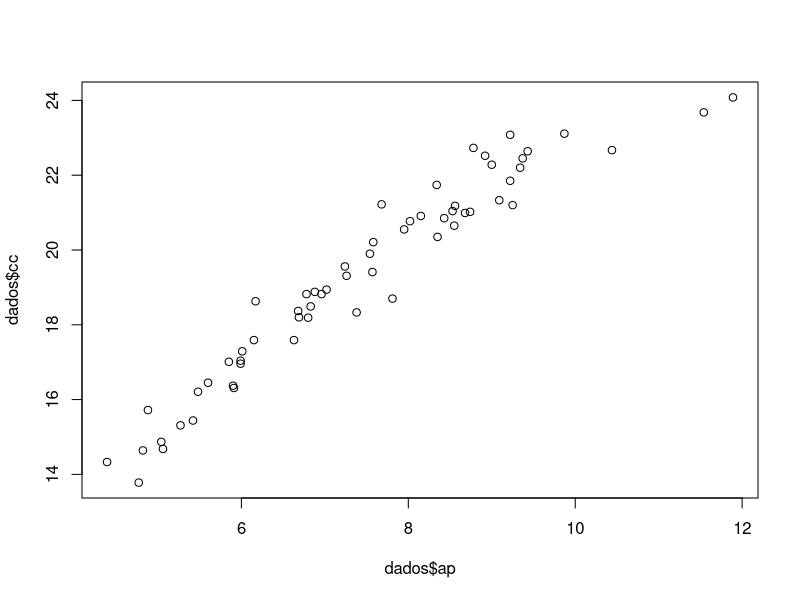
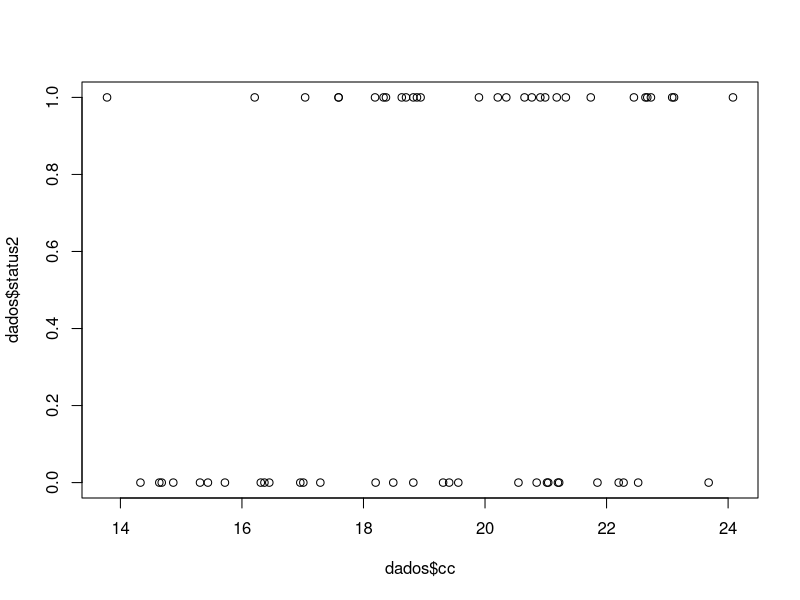
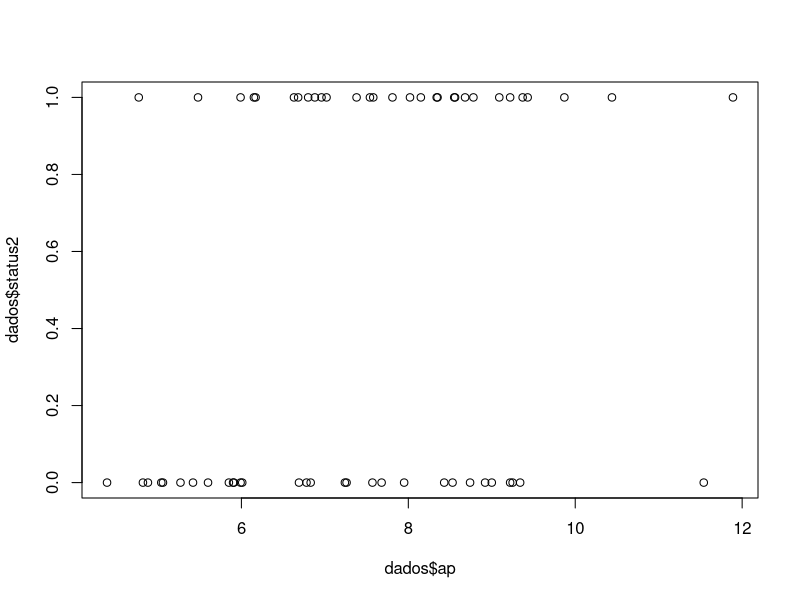

These charts were generated, in order, by the following R code: (Note: this script raises an error after producing the figures.)
## ---- chunk 1
knitr::opts_chunk$set(echo = TRUE)
knitr::knit_hooks$set(inline = function(x) {
prettyNum(x, big.mark=",")
})
## ---- chunk 2
setwd(dirname(rstudioapi::getActiveDocumentContext()$path))
## ---- chunk 3
rm(list= ls())

cat("\014")  
## ---- chunk 4
library(ggplot2)
library(lme4)
## ---- chunk 5
dados<- read.delim("dados.txt", header=T)
dim(dados)
head(dados)
tail(dados)
## ---- chunk 6
dados$status2 <- ifelse(dados$status == "perdedor", 0, 1)
head(dados)
## ---- chunk 7
plot(dados$cc~dados$ap)
plot(dados$status2~dados$cc)
plot(dados$status2~dados$ap)
## ---- chunk 8

png(filename= "figuras/p1.png", res= 300, height= 2000, width= 3000)
p1 = ggplot(dados, aes(x=cc, y=status2)) + 
  geom_point(colour = "#1855FA", size=4, alpha = 0.5) + 
  stat_smooth(method="glm", method.args=list(family="binomial"), se=FALSE) +
  labs(x="Comprimento cefalotorácico", y = "Status") +
  theme(text = element_text(size=20),
        plot.title = element_text(size=40, hjust=0.5),
        axis.text.x = element_text(size = 20, angle=0, hjust=1),
        axis.text.y = element_text(size = 20, angle=0, vjust=1),
        axis.title.x = element_text(size = 30, angle=0),
        axis.title.y = element_text(size = 30, angle=90))
p1
dev.off()
## ---- chunk 9
fit1 = glm(dados$status2~dados$cc, family=binomial)
summary(fit1)
res1 = anova(fit1, test="Chisq")
res1
capture.output(res1, file = "resultados/resultados-cc.txt")

## ---- chunk 10
plot(dados$status2~dados$cc,
     xlab = "Comprimento do corpo",
     ylab = "Status")
curve (exp(fit1$coefficients[[1]]+fit1$coefficients[[2]]*x)/
         (1+exp(fit1$coefficients[[1]]+fit1$coefficients[[2]]*x)),
       add=T)
## ---- chunk 11
png(filename= "figuras/p2.png", res= 300, height= 2000, width= 3000)
p2 = ggplot(dados, aes(x=ap, y=status2)) + 
  geom_point(colour = "#1855FA", size=4, alpha = 0.5) + 
  stat_smooth(method="glm", method.args=list(family="binomial"), se=FALSE) +
  labs(x="Altura da garra", y = "Status") +
  theme(text = element_text(size=20),
        plot.title = element_text(size=40, hjust=0.5),
        axis.text.x = element_text(size = 20, angle=0, hjust=1),
        axis.text.y = element_text(size = 20, angle=0, vjust=1),
        axis.title.x = element_text(size = 30, angle=0),
        axis.title.y = element_text(size = 30, angle=90))
p2
dev.off()
## ---- chunk 12
fit2 = glm(dados$status2~dados$ap, family=binomial)
summary(fit2)
res2 = anova(fit2, test="Chisq")
res2
capture.output(res2, file = "resultados/resultados-ap.txt")

## ---- chunk 13
plot(dados$status2~dados$ap,
     xlab = "Comprimento do corpo",
     ylab = "Status")
curve (exp(fit2$coefficients[[1]]+fit2$coefficients[[2]]*x)/
         (1+exp(fit2$coefficients[[1]]+fit2$coefficients[[2]]*x)),
       add=T)
## ---- chunk 14
fit3 = glm(dados$status2~dados$ap+dados$cc, family=binomial)
summary(fit3)
res3 = anova(fit3, test="Chisq")
res3
capture.output(res3, file = "resultados/resultados-ap-cc.txt")
## ---- chunk 15
fit4 = glmer(status2 ~ ap + cc + (1|dupla), family=binomial, data=dados)
summary(fit4)
res4 = anova(fit4, test="Chisq")
res4
capture.output(res4, file = "resultados/resultados-ap-cc-dupla.txt")
isSingular(fit4, tol = 1e-05)
## ---- chunk 16
fit5 = lm(cc ~ ap, data=dados) 
summary(fit5)
fit5.res = resid(fit5)
## ---- chunk 17
png(filename= "figuras/p5.png", res= 300, height= 3000, width= 3000)
p5 = ggplot(dados, aes(x=cc, y=ap), CI = F) +
  geom_smooth(method=lm, colour = "#1855FA") +
  geom_point(colour = "#1855FA", size=4, alpha = 0.5) +
  geom_ribbon(stat='smooth', method = "lm", se=TRUE, alpha=0.1, 
              fill = "#1855FA") +
  ggtitle("") +
  labs(x="Comprimento do corpo", y = "Altura da garra") +
  theme(text = element_text(size=20),
        plot.title = element_text(size=40, hjust=0.5),
        axis.text.x = element_text(size = 20, angle=0, hjust=1),
        axis.text.y = element_text(size = 20, angle=0, vjust=1),
        axis.title.x = element_text(size = 30, angle=0),
        axis.title.y = element_text(size = 30, angle=90))
p5
dev.off()
## ---- chunk 18
p6 = png(filename= "figuras/p6.png", res= 300, height= 2000, width= 3000)
ggplot(dados, aes(x=fit5.res, y=status2)) + 
  geom_point(colour = "#1855FA", size=4, alpha = 0.5) + 
  stat_smooth(method="glm", method.args=list(family="binomial"), se=FALSE) +
  labs(x="Residuos corpo-garra", y = "Status") +
  theme(text = element_text(size=20),
        plot.title = element_text(size=40, hjust=0.5),
        axis.text.x = element_text(size = 20, angle=0, hjust=1),
        axis.text.y = element_text(size = 20, angle=0, vjust=1),
        axis.title.x = element_text(size = 30, angle=0),
        axis.title.y = element_text(size = 30, angle=90))
p6
dev.off()
## ---- chunk 19
fit6 = glmer(status2 ~ fit5.res + (1|dupla), family=binomial, data=dados)
summary(fit6)
res6 = anova(fit6, test="Chisq")
res6
capture.output(res6, file = "resultados/resultados-res-dupla.txt")
isSingular(fit6, tol = 1e-05)
